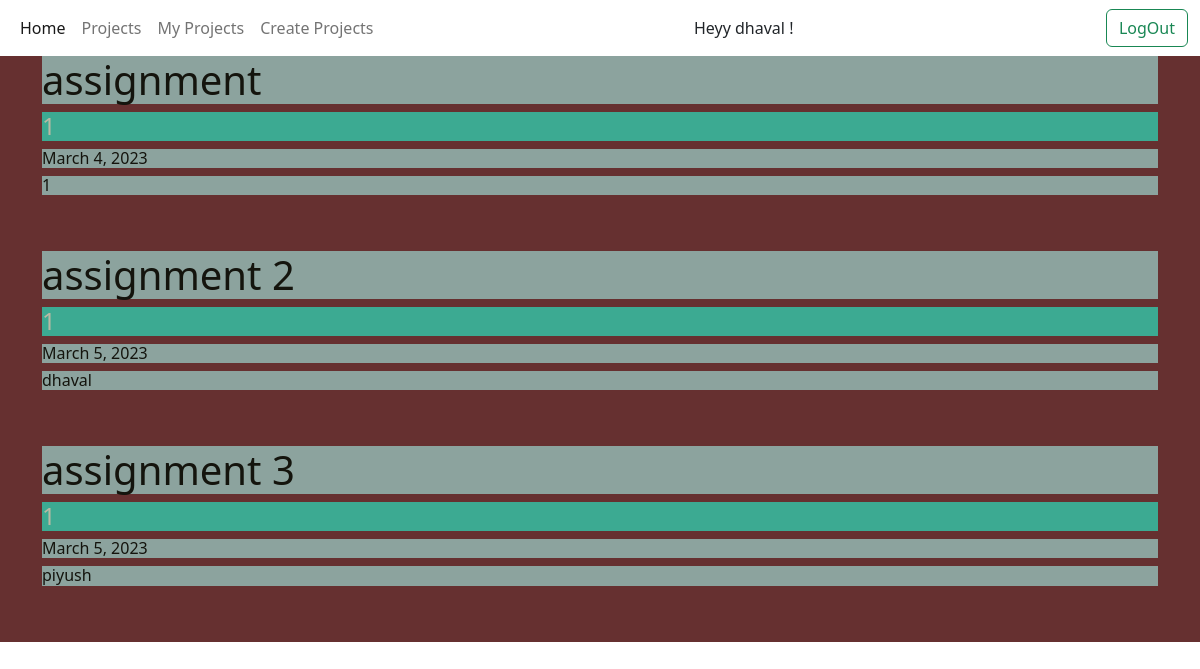
/project (signed in), run on the app's committed database.
### app1/models.py (models this page shows, shortened)
class Project(models.Model):
    project_name = models.CharField(max_length=50)
    client = models.CharField(max_length=50)
    created_at = models.DateField(default=datetime.date.today)
    created_by = models.CharField(max_length=50)

### app1/views.py (the view)
# urls.py: path('project',project,name="project"),
def project(request):
    project_info = Project.objects.all().values()
    return render(request,'project.html',context={'data':project_info})

### app1/Templates/project.html (shortened to what this page needs)
{% extends 'base.html' %}
{% block content %}
<div style="background-color: rgb(102, 48, 48); color: beige;">
    <div class=" container-fluid">
        {% if user.is_authenticated %}
        {% for i in data %}
        <div class="container">
            <h1 style="color: rgb(20, 20, 13); background-color:rgb(140, 163, 158) ;">{{i.project_name}}</h1>
            <h4 style="color: rgb(185, 185, 164); background-color:rgb(60, 170, 146) ;">{{i.client}}</h4>
            <h6 style="color: rgb(20, 20, 13); background-color:rgb(140, 163, 158) ;">{{i.created_at}}</h6>
            <h6 style="color: rgb(20, 20, 13); background-color:rgb(140, 163, 158) ;">{{i.created_by}}</h6>
        </div>
        <br />
        <br />
        {%endfor%}
        {% endif %}
    </div>
</div>
{% endblock %}

### app1/Templates/base.html (shortened to what this page needs)
<!doctype html>
<html lang="en">
<head>
    <link href="https://cdn.jsdelivr.net/npm/bootstrap@5.2.3/dist/css/bootstrap.min.css" rel="stylesheet"
>
    <link rel="stylesheet" href="https://cdnjs.cloudflare.com/ajax/libs/font-awesome/6.2.1/css/all.min.css"
 />
</head>
<body>
    <nav class="navbar navbar-expand-lg ">
        <div class="container-fluid">
          <div class="collapse navbar-collapse" id="navbarSupportedContent">
            <ul class="navbar-nav me-auto mb-2 mb-lg-0 ">
              <li class="nav-item">
                <a class="nav-link active" aria-current="page" href="{% url 'home' %}">Home</a>
              </li>
              <li class="nav-item ">
                <a class="nav-link" href="{% url 'project' %}">Projects</a>
              </li>
              <li class="nav-item">
                <a class="nav-link" href="{% url 'myproject' %}">My Projects</a>
              </li>
              <li class="nav-item">
                <a class="nav-link" href="{% url 'createproject' %}">Create Projects</a>
              </li>
            </ul>
            {% if user.is_authenticated %}
            <ul class="navbar-nav me-auto mb-2 mb-lg-0 ">
              <li class="nav-item">
                Heyy {{request.user.username}} !
              </li>
            </ul>
            <button class="btn btn-outline-success d-flex" type="submit"><a class="nav-link"
                href="{% url 'logout' %}">LogOut</a></button>
            {% else %}
            <button class="btn btn-outline-success d-flex" type="submit"><a class="nav-link"
                href="{% url 'login' %}">LogIN</a></button>
            <button class="btn btn-outline-success d-flex" type="submit"><a class="nav-link"
                href="{% url 'register' %}">Register</a></button>
            {% endif %}
          </div>
        </div>
      </nav>
      {% block content %} {% endblock %}
</body>
</html>

### data on the page
Project: project_name "assignment", client "1", created_at "March 4, 2023", created_by "1"
Project: project_name "assignment 2", client "1", created_at "March 5, 2023", created_by "dhaval"
Project: project_name "assignment 3", client "1", created_at "March 5, 2023", created_by "piyush"

### other printed values
{{ request.user.username }} "dhaval"
